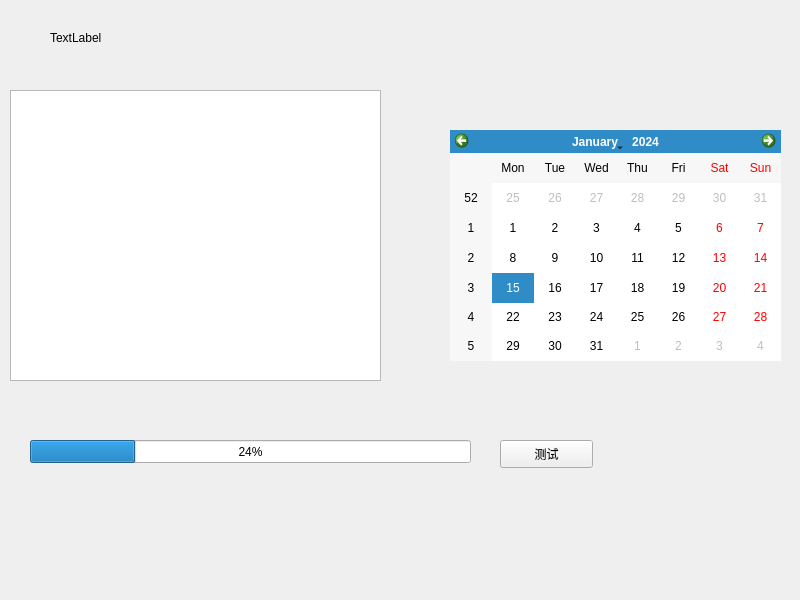
<?xml version="1.0" encoding="UTF-8"?>
<ui version="4.0">
 <class>Widget</class>
 <widget class="QWidget" name="Widget">
  <property name="geometry">
   <rect>
    <x>0</x>
    <y>0</y>
    <width>800</width>
    <height>600</height>
   </rect>
  </property>
  <property name="windowTitle">
   <string>Widget</string>
  </property>
  <widget class="QLabel" name="labelimg">
   <property name="geometry">
    <rect>
     <x>50</x>
     <y>30</y>
     <width>72</width>
     <height>15</height>
    </rect>
   </property>
   <property name="text">
    <string>TextLabel</string>
   </property>
  </widget>
  <widget class="QTextBrowser" name="textBrowser">
   <property name="geometry">
    <rect>
     <x>10</x>
     <y>90</y>
     <width>371</width>
     <height>291</height>
    </rect>
   </property>
  </widget>
  <widget class="QCalendarWidget" name="calendarWidget">
   <property name="geometry">
    <rect>
     <x>450</x>
     <y>130</y>
     <width>331</width>
     <height>231</height>
    </rect>
   </property>
  </widget>
  <widget class="QProgressBar" name="progressBar">
   <property name="geometry">
    <rect>
     <x>30</x>
     <y>440</y>
     <width>441</width>
     <height>23</height>
    </rect>
   </property>
   <property name="value">
    <number>24</number>
   </property>
  </widget>
  <widget class="QPushButton" name="testProcessBar">
   <property name="geometry">
    <rect>
     <x>500</x>
     <y>440</y>
     <width>93</width>
     <height>28</height>
    </rect>
   </property>
   <property name="text">
    <string>测试</string>
   </property>
  </widget>
 </widget>
 <resources/>
 <connections/>
</ui>
